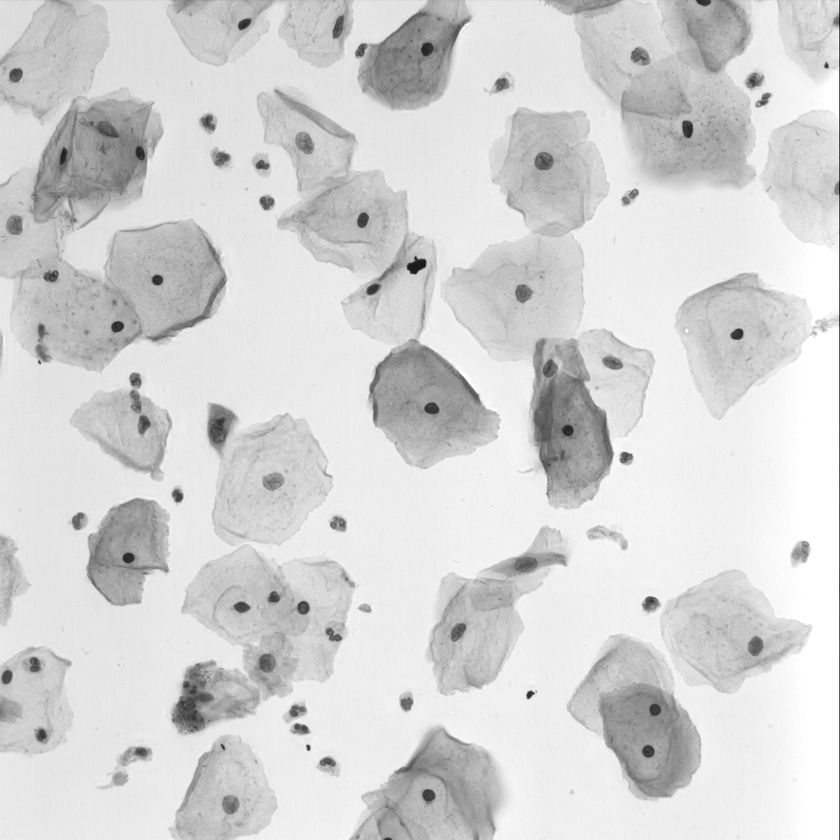
%> input picture EDF000.png, 840 x 840 px, shrunk from 1024 x 1024 before the run
$ octave --eval "result = baseline_segmentation(imread('EDF000.png'));"   (GNU Octave 9; MATLAB toolbox functions it lacks are replaced by stand-ins)
%> lines starting %> are read from the running program, lines starting %| are printed output that depends on the picture; in (x1, y1, x2, y2) boxes, pixels count from 0 and x2, y2 are one past the last pixel; in counts of white or black regions, pixels touching at a corner belong together; the program's own positions count from 1
function  out_image  = baseline_segmentation( in_image )

%% Preprocessing
% Contrast enhancement
I = in_image;
%> I is the input picture: size 840x840 uint8; min 18, max 255, mean 212.8
I_1 = imhmin(I,20);
I_2 = imhmin(I,60);

I_subs =  I_2 - I_1;
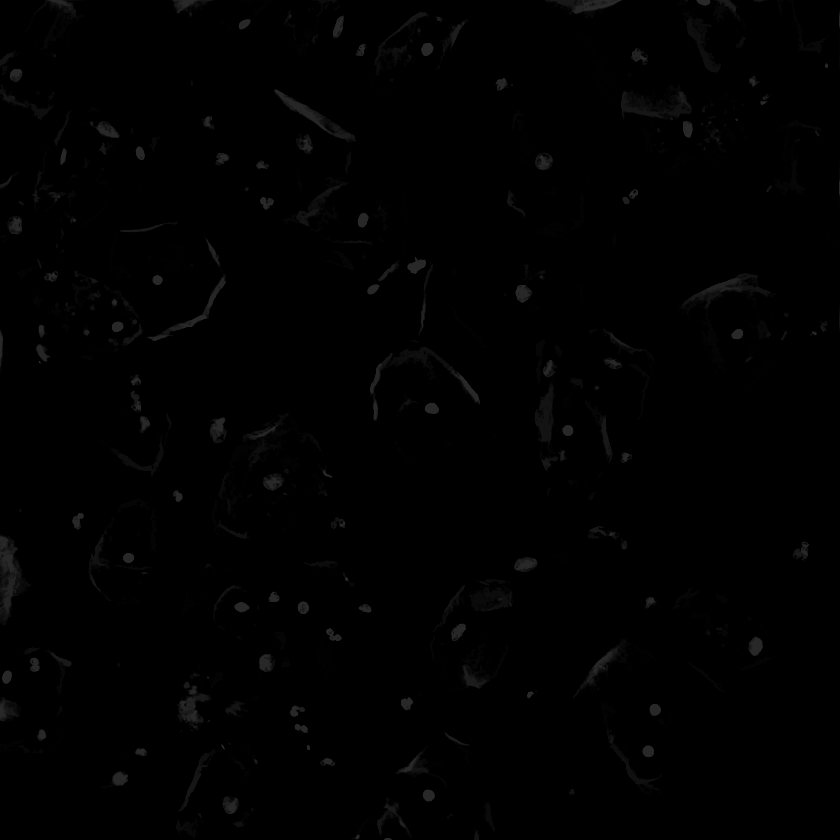
%> I_subs: size 840x840 uint8; min 0, max 40, mean 1.1
I_ce = I - I_subs;

% get the region of
se = strel('disk',1);
I_open = imopen(I,se);
H = imhmin(I_open, 20);
Cnp = I_ce+H;
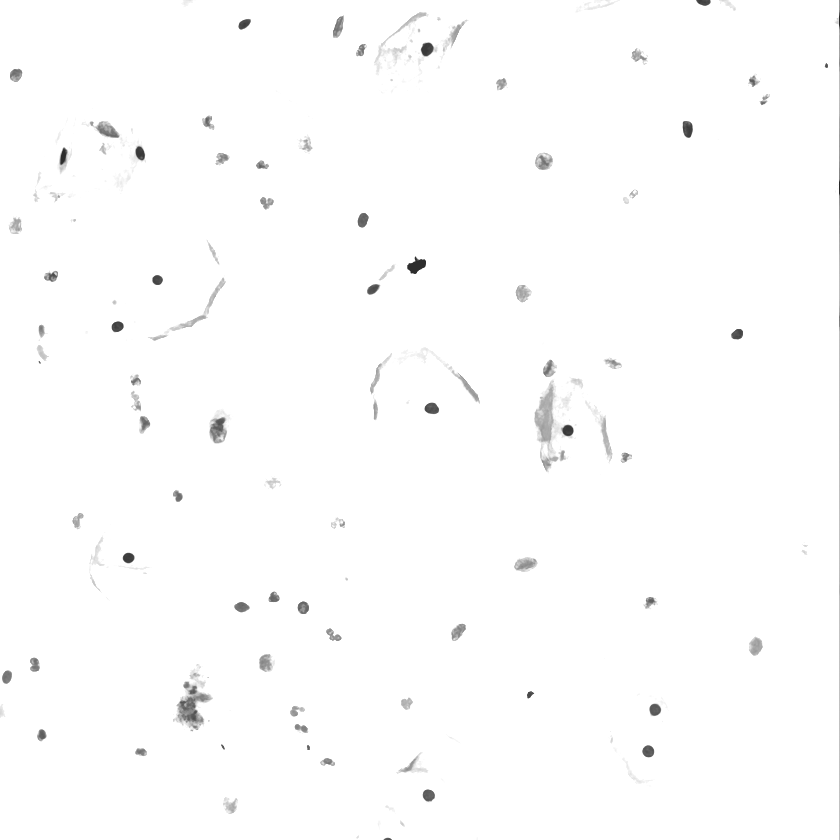
%> Cnp: size 840x840 uint8; min 38, max 255, mean 253.1
% figure, imshow(Cnp);
% title('Cn');

Cnp_inverse = 255 - Cnp;
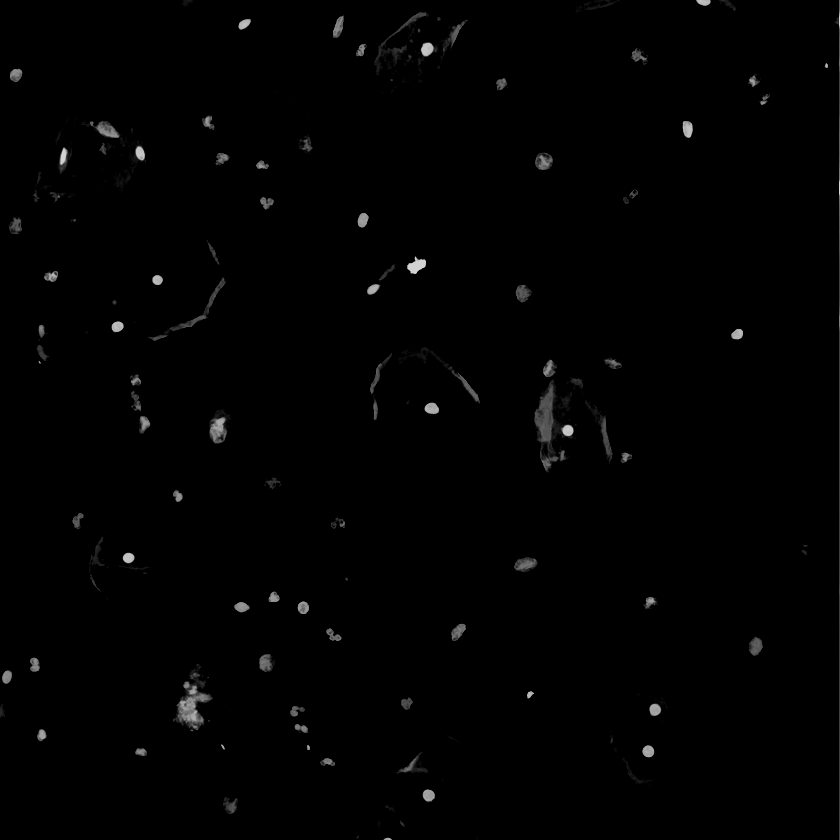
%> Cnp_inverse: size 840x840 uint8; min 0, max 217, mean 1.9
M_d = imdilate(Cnp_inverse,se);

% figure, imshow(M_d);
% title('M_d');

level = graythresh(M_d);
%> level = 0.212
BW_1 = im2bw(M_d,level);
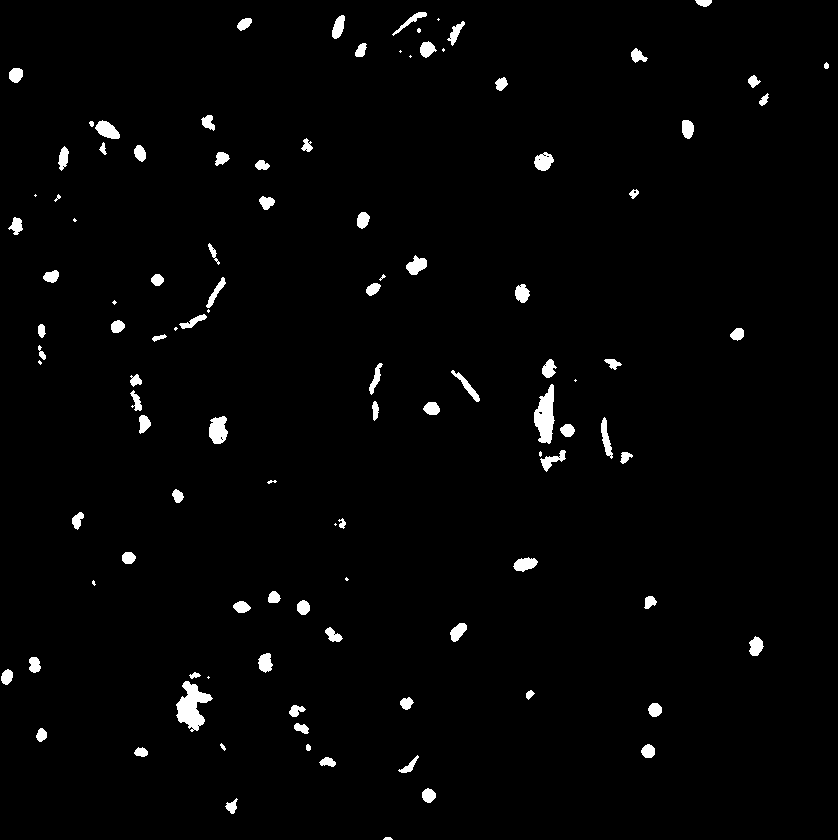
%> BW_1: size 840x840 logical; 2.2% white; 109 white regions (18 under 20 px), largest, box (x1, y1, x2, y2) and area: (838, 0, 840, 840) 1680, (176, 681, 213, 732) 952, (534, 384, 555, 444) 796
out_image = BW_1;
% figure, imshow(BW_1);
% title('BW_1');
